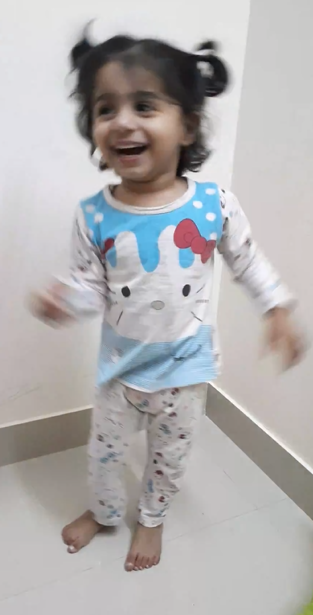
#> input picture images01/img001.png, 313 x 615 px, found by its file name
$ jupyter execute --allow-errors market1501-personreid.ipynb   (shell and % lines are left out)
#> lines starting #> are read from the running program, lines starting #| are printed output that depends on the picture
[cell 1]
import cv2
from reid import reid

[cell 2]
im1 = cv2.cvtColor(cv2.imread('../input/images01/img001.png'), cv2.COLOR_BGR2RGB)
im2 = cv2.cvtColor(cv2.imread('../input/images01/img002.png'), cv2.COLOR_BGR2RGB)
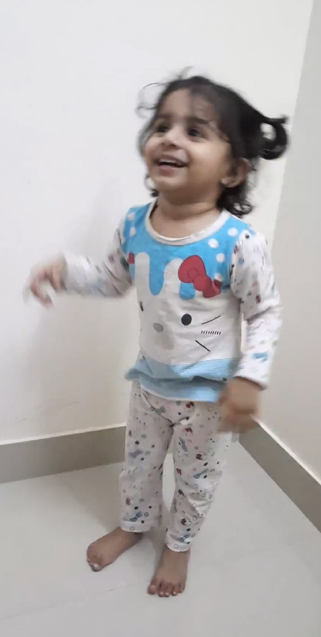
#> input picture images01/img002.png, 321 x 637 px, found by its file name

#> (a cell that did not finish here is left out)

[cell 4]
import matplotlib.pyplot as plt
from imageio import imread

[cell 5]
fig = plt.figure(figsize=(10,10))
ax = fig.add_subplot(121); ax.axis('off')
ax.imshow(im1)
ax = fig.add_subplot(122); ax.axis('off')
ax.imshow(im2)
plt.show()
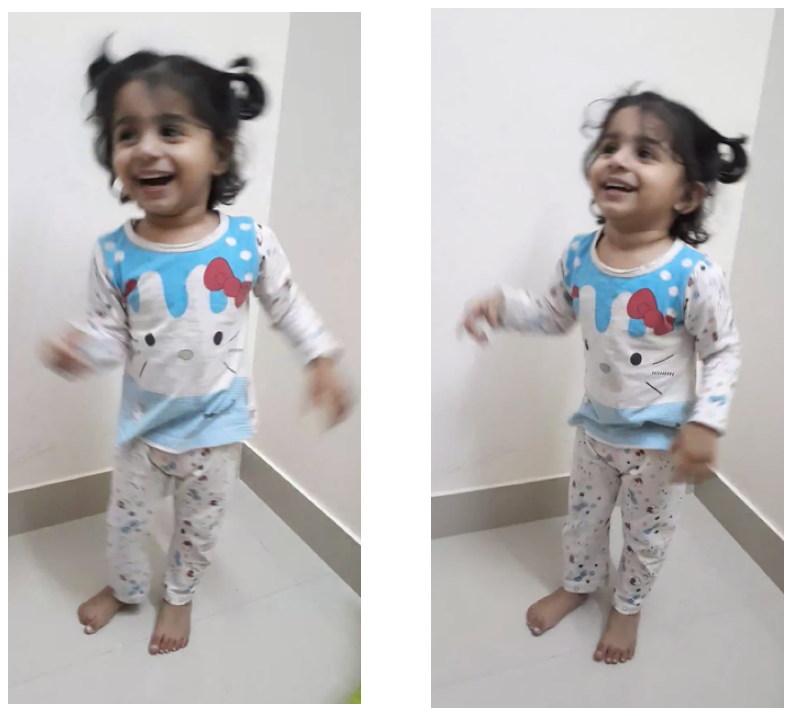
#> figure drawn by matplotlib, 2 panels
